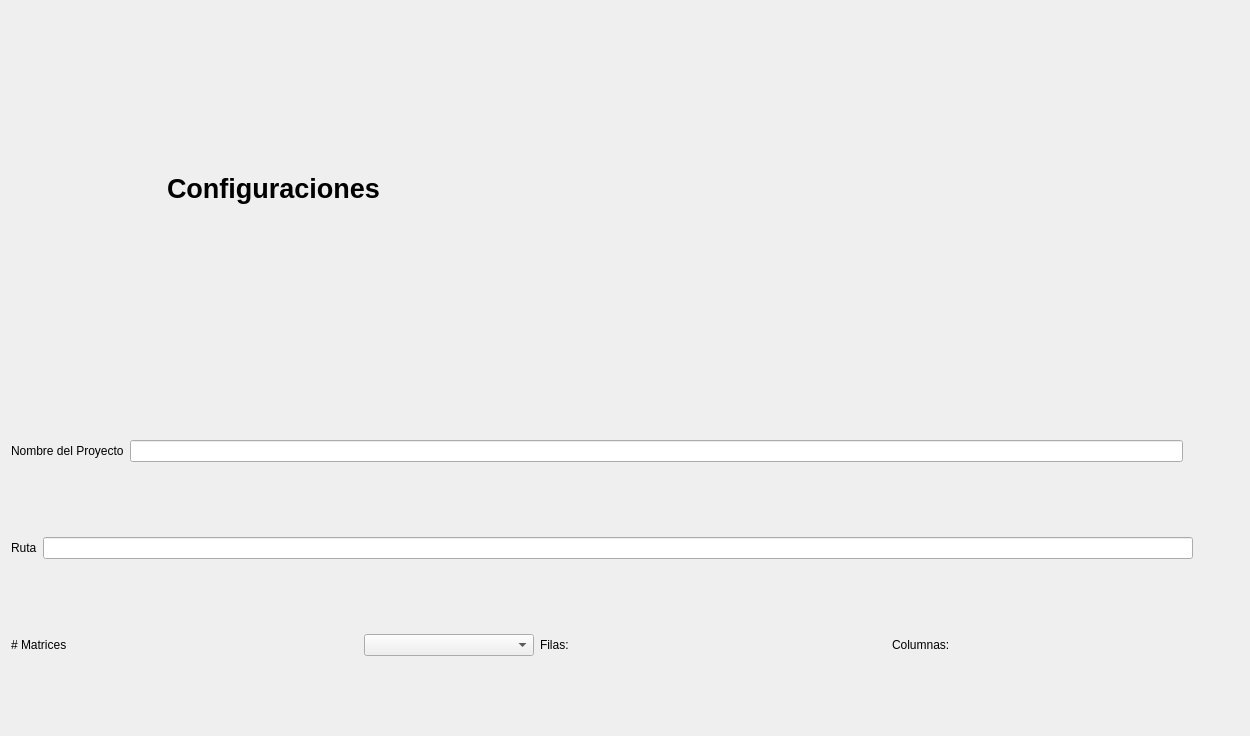
            <widget class="QWidget" name="scrollAreaWidgetContents">
             <property name="geometry">
              <rect>
               <x>0</x>
               <y>0</y>
               <width>1250</width>
               <height>736</height>
              </rect>
             </property>
             <layout class="QGridLayout" name="gridLayout_14">
              <item row="0" column="0">
               <layout class="QVBoxLayout" name="verticalLayout_4">
                <item>
                 <layout class="QHBoxLayout" name="horizontalLayout_8">
                  <item>
                   <widget class="QLabel" name="label_11">
                    <property name="minimumSize">
                     <size>
                      <width>150</width>
                      <height>150</height>
                     </size>
                    </property>
                    <property name="maximumSize">
                     <size>
                      <width>150</width>
                      <height>150</height>
                     </size>
                    </property>
                    <property name="styleSheet">
                     <string notr="true">border-image: url(:/new/prefix1/iconos/configuraciones.png);</string>
                    </property>
                    <property name="text">
                     <string/>
                    </property>
                   </widget>
                  </item>
                  <item>
                   <widget class="QLabel" name="label_10">
                    <property name="font">
                     <font>
                      <pointsize>20</pointsize>
                      <bold>true</bold>
                     </font>
                    </property>
                    <property name="text">
                     <string>Configuraciones</string>
                    </property>
                   </widget>
                  </item>
                 </layout>
                </item>
                <item>
                 <layout class="QVBoxLayout" name="verticalLayout_3">
                  <item>
                   <layout class="QHBoxLayout" name="horizontalLayout_2">
                    <item>
                     <widget class="QLabel" name="label_12">
                      <property name="text">
                       <string>Nombre del Proyecto</string>
                      </property>
                     </widget>
                    </item>
                    <item>
                     <widget class="QLineEdit" name="cNombreProyecto"/>
                    </item>
                    <item>
                     <widget class="QLabel" name="label_14">
                      <property name="minimumSize">
                       <size>
                        <width>50</width>
                        <height>50</height>
                       </size>
                      </property>
                      <property name="styleSheet">
                       <string notr="true">border-image: url(:/new/prefix1/iconos/agregar-carpeta.png);</string>
                      </property>
                      <property name="text">
                       <string/>
                      </property>
                     </widget>
                    </item>
                   </layout>
                  </item>
                  <item>
                   <layout class="QHBoxLayout" name="horizontalLayout_9">
                    <item>
                     <widget class="QLabel" name="label_13">
                      <property name="text">
                       <string>Ruta</string>
                      </property>
                     </widget>
                    </item>
                    <item>
                     <widget class="QLineEdit" name="cRuta"/>
                    </item>
                    <item>
                     <widget class="QPushButton" name="cBuscarRuta">
                      <property name="text">
                       <string/>
                      </property>
                      <property name="icon">
                       <iconset resource="iconos.qrc">
                        <normaloff>:/new/prefix1/iconos/ruta.png</normaloff>:/new/prefix1/iconos/ruta.png</iconset>
                      </property>
                      <property name="flat">
                       <bool>true</bool>
                      </property>
                     </widget>
                    </item>
                   </layout>
                  </item>
                  <item>
                   <layout class="QHBoxLayout" name="horizontalLayout_10">
                    <item>
                     <widget class="QLabel" name="label_15">
                      <property name="text">
                       <string># Matrices</string>
                      </property>
                     </widget>
                    </item>
                    <item>
                     <widget class="QLabel" name="cNM">
                      <property name="text">
                       <string/>
                      </property>
                     </widget>
                    </item>
                    <item>
                     <widget class="QComboBox" name="CM"/>
                    </item>
                    <item>
                     <widget class="QLabel" name="label_17">
                      <property name="text">
                       <string>Filas:</string>
                      </property>
                     </widget>
                    </item>
                    <item>
                     <widget class="QLabel" name="CF">
                      <property name="text">
                       <string/>
                      </property>
                     </widget>
                    </item>
                    <item>
                     <widget class="QLabel" name="label_19">
                      <property name="text">
                       <string>Columnas:</string>
                      </property>
                     </widget>
                    </item>
                    <item>
                     <widget class="QLabel" name="CC">
                      <property name="text">
                       <string/>
                      </property>
                     </widget>
                    </item>
                   </layout>
                  </item>
                 </layout>
                </item>
               </layout>
              </item>
             </layout>
            </widget>
